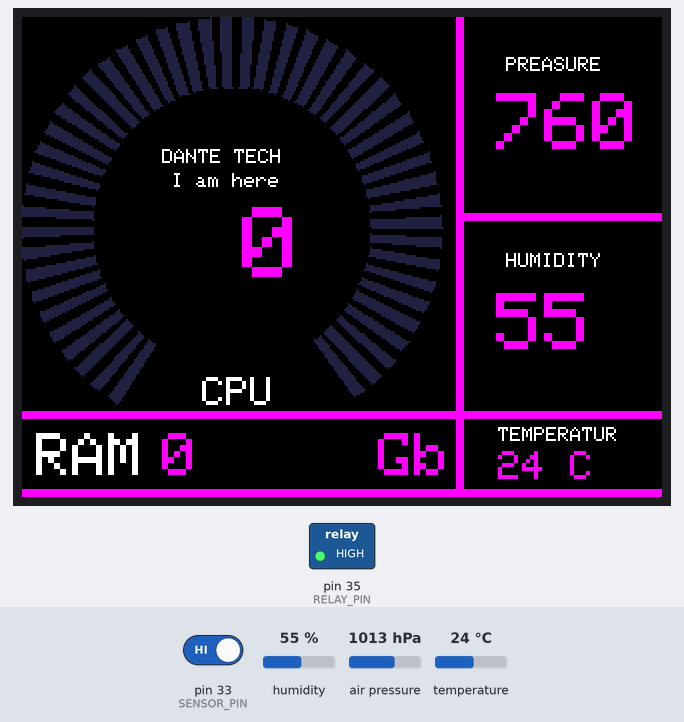
The sketch below on a simulated Arduino Mega 2560, built with avr-gcc and run on an emulated ATmega2560. Parts: 320×240 colour display, switched loads named in the sketch (green lamp = pin HIGH). Inputs (shaded band) come from the test bench; at power-on: pin 33 (SENSOR_PIN) HIGH, humidity 55 %, air pressure 1013 hPa, temperature 24 °C. Pins used as bus, display or sensor lines are not drawn; what the sketch prints to the serial monitor is not drawn.

Above: at 1.4 s.
1.5 s: pin 33 (SENSOR_PIN) driven LOW
At 2.7 s:
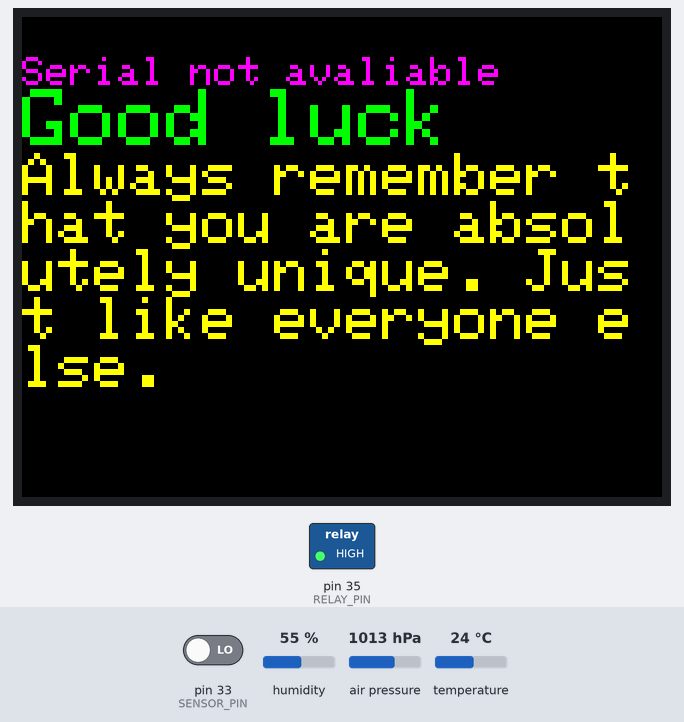
5.8 s: humidity set to 22 %
At 7.4 s:
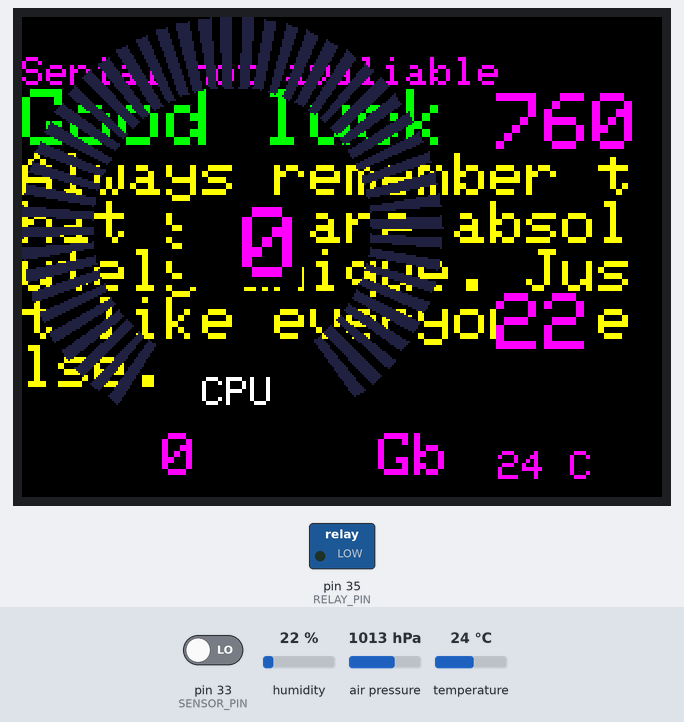
7.8 s: air pressure set to 952 hPa
At 9.2 s:
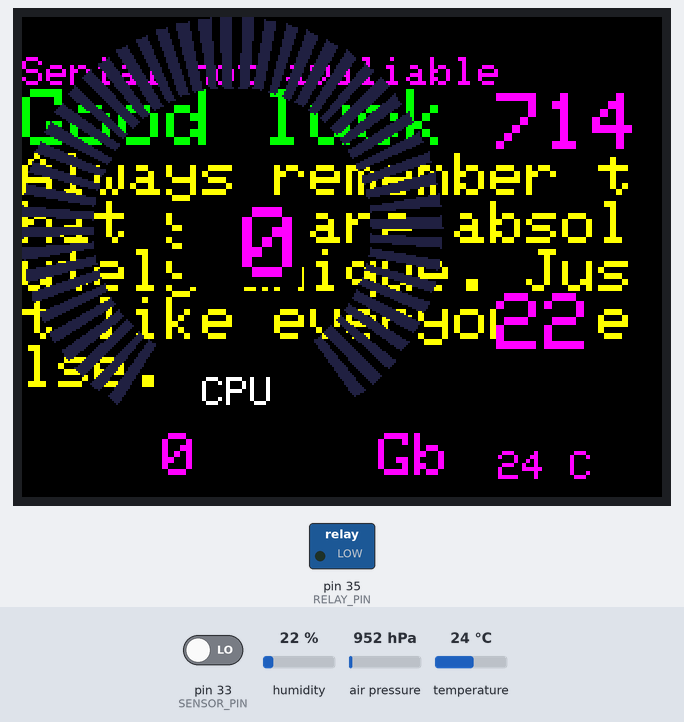
9.8 s: temperature set to 12 °C
At 11.0 s:
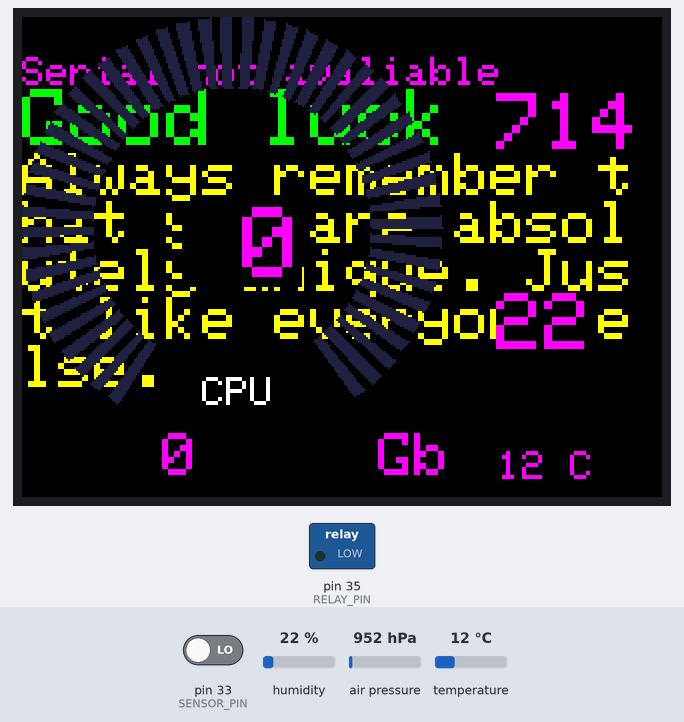
11.8 s: air pressure set to 975 hPa
At 12.7 s:
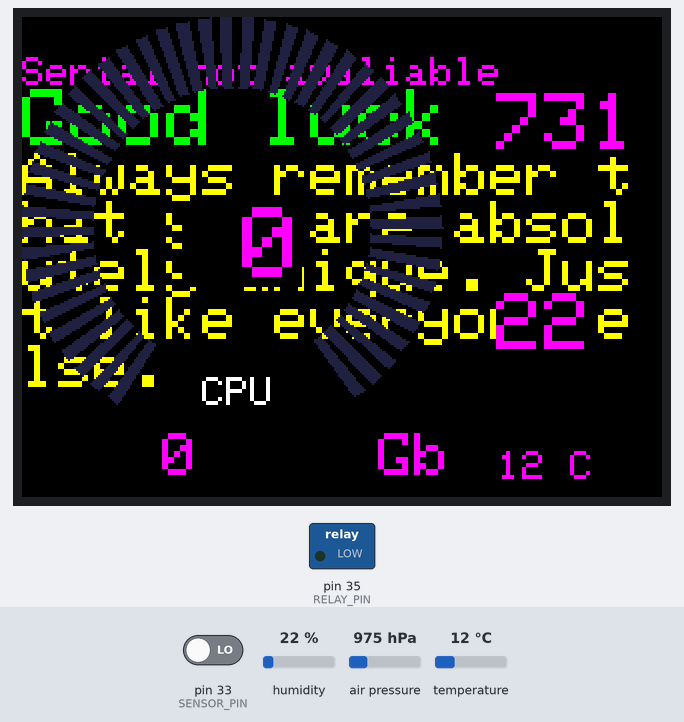
13.8 s: humidity set to 40 %
At 15.7 s:
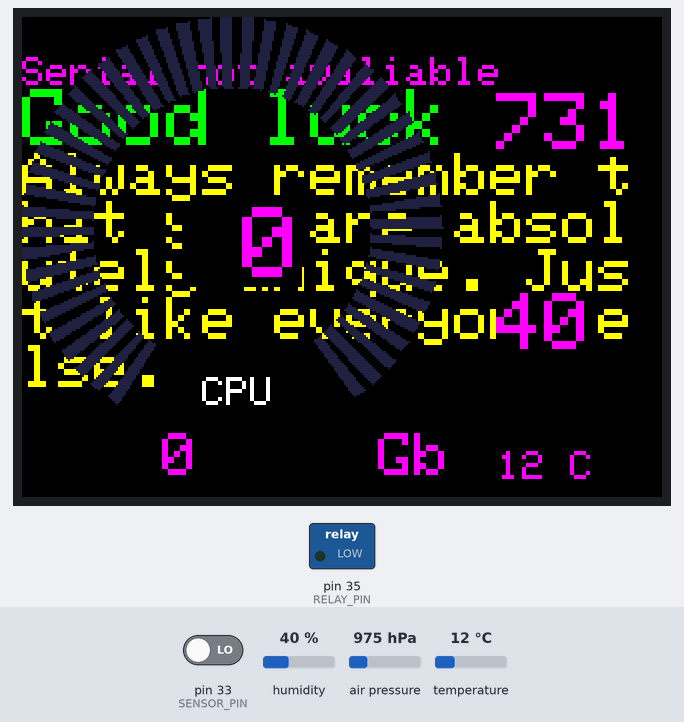
Timing chart, 0 to 16.8 s (numbered marks = the images above; inputs shaded):
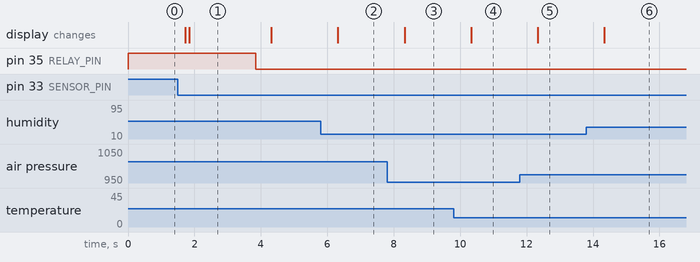

The sketch:

cpu_shows_on_off.ino
```cpp
/*
Author: Danny van den Brande, ArduinoSensors.nl. Bluecore Tech.
 */
//Include
#include <SPFD5408_Adafruit_GFX.h>    // Core graphics Adafruit library
#include <SPFD5408_Adafruit_TFTLCD.h> // Hardware-specific library
#include <SPFD5408_TouchScreen.h>     // Touchscreen library
#include <Wire.h>
#include "DHT.h"
#include <Adafruit_Sensor.h>
#include <Adafruit_BME280.h>

//Pins
#define DHTPIN 31
#define SENSOR_PIN 33
#define RELAY_PIN 35
#define RESET_PIN 37

//Constnants
#define SEALEVELPRESSURE_HPA (1013.25)
#define DHTTYPE DHT22
DHT dht(DHTPIN, DHTTYPE);
Adafruit_BME280 bme; //Init BME280
#define sub_light_initial 1
// *** Define Touchscreen Pin
#define YP A3
#define XM A2
#define YM 9
#define XP 8
// *** Define Value of Touchscreen input
#define TS_MINX 150
#define TS_MINY 120
#define TS_MAXX 920
#define TS_MAXY 940

TouchScreen ts = TouchScreen(XP, YP, XM, YM, 300);

// *** Define Pin of LCD used
#define LCD_CS A3
#define LCD_CD A2
#define LCD_WR A1
#define LCD_RD A0
#define LCD_RESET A4

// *** Define Name of Color
#define BLACK   0x0000
#define WHITE   0xFFFF
#define RED     0xF800
#define GREEN   0x07E0
#define BLUE    0x001F
#define CYAN    0x07FF
#define MAGENTA 0xF81F
#define YELLOW  0xFFE0
#define GREY    0x2108
Adafruit_TFTLCD tft(LCD_CS, LCD_CD, LCD_WR, LCD_RD, LCD_RESET);
#define MINPRESSURE 10
#define MAXPRESSURE 1000

// Meter colour schemes
#define RED2RED 0
#define GREEN2GREEN 1
#define BLUE2BLUE 2
#define BLUE2RED 3
#define GREEN2RED 4
#define RED2GREEN 5
#define SEALEVELPRESSURE_HPA (1013.25)


//Variables
uint32_t runTime = -99999;       // time for next update
int reading = 0; // Value to be displayed
int d = 0; // Variable used for the sinewave test waveform
boolean alert = 0;
int8_t ramp = 1;
int tesmod =0;
int incomingByte, cpu_load=0, free_ram=0;
bool initial_power_state=1;

void setup() {

digitalWrite(RESET_PIN, HIGH);

pinMode(RELAY_PIN, OUTPUT);

pinMode(SENSOR_PIN, INPUT);

pinMode(RESET_PIN, OUTPUT);

digitalWrite(RELAY_PIN, sub_light_initial);

tft.reset(); //Reset LCD to begin

tft.begin(0x9341); //SDFP5408 Chipset ID on Library

tft.setRotation(3); // Set Rotation at 0 degress (default)

tft.fillScreen(BLACK); //Set Background Color with BLACK
    tft.setCursor (7,208);
    tft.setTextSize (3);
    tft.setTextColor (WHITE,BLACK);
    tft.print ("RAM");
    tft.setCursor (75,78);
    tft.setTextSize (1);
    tft.setTextColor (WHITE,BLACK);
    tft.print ("I am here");
    tft.setCursor (70,66);
    tft.setTextSize (1);
    tft.setTextColor (WHITE,BLACK);
    tft.print ("DANTE TECH");

    tft.setCursor (242,20);
    tft.setTextSize (1);
    tft.setTextColor (WHITE,BLACK);
    tft.print ("PREASURE");

    tft.setCursor (242,118);//heat index fahrenheit
    tft.setTextSize (1);
    tft.setTextColor (WHITE,BLACK);
    tft.print ("HUMIDITY");

    tft.setCursor (238,205);//heat index fahrenheit
    tft.setTextSize (1);
    tft.setTextColor (WHITE,BLACK);
    tft.print ("TEMPERATUR");//Right buttom

    tft.setCursor (265,220);//Small celcius text
    tft.setTextSize (1);
    tft.setTextColor (WHITE,BLACK);
    tft.print ("C");

//Design Interface (lines)
    tft.fillRect(0,197,320,4,MAGENTA);
    tft.fillRect(0,236,320,4,MAGENTA);
    tft.fillRect(217,0,4,240,MAGENTA);
    tft.fillRect(217,98,320,4,MAGENTA);
//Serial begin
    Serial.begin(9600);
    Serial.println("Arduino Connected");
    dht.begin();
    bme.begin(0x76);

}

void Serial_resive() {
  // send data only when you receive data:
  if (Serial.available() > 0) {
     //read the incoming byte:
    incomingByte = Serial.parseInt();
  }
  Serial.println(incomingByte, DEC);
  if (incomingByte <= 100 & incomingByte >= 0) {
    cpu_load=incomingByte;
    Serial.print("cpu_load ");
    Serial.println(cpu_load, DEC);
  }
  if (incomingByte > 1000  & incomingByte < 15000) {
    free_ram=incomingByte;
    Serial.print("free_ram ");
    Serial.println(free_ram, DEC);
  }
  }

void loop() {
  Serial_resive();
  float h = dht.readHumidity();
  float t = dht.readTemperature();
  float f = dht.readTemperature(true);
  // Compute heat index in Fahrenheit (the default)
  float hif = dht.computeHeatIndex(f, h);
  // Compute heat index in Celsius (isFahreheit = false)
  float hic = dht.computeHeatIndex(t, h, false);
  float preas = ((bme.readPressure() / 100.0F)*0.75);


if (millis() - runTime >= 500) { // Execute every 500ms
    runTime = millis();
    if(tesmod==0){reading=99; }
    if(tesmod==1){reading = t;}

    int xpos = 0, ypos = 5, gap = 4, radius = 52;
    // Draw a large meter
    xpos = 320/2 - 160, ypos = 0, gap = 100, radius = 105;
    ringMeter(cpu_load,0,100, xpos,ypos,radius,"  CPU",GREEN2RED); // Draw analogue meter

  if(h>0){  //RAM
    tft.setCursor (70,208);
    tft.setTextSize (3);
    tft.setTextColor (MAGENTA,BLACK);
    tft.print (free_ram); tft.print (" ");
    tft.setCursor (160,208);
    tft.print (" Gb");
    tesmod=1;
  }
  if(f>0){  //Preasure
    tft.setCursor (237,38);
    tft.setTextSize (4);
    tft.setTextColor (MAGENTA,BLACK);
    tft.print (preas,0);
    tesmod=1;
  }
  if(hif>0){  //Humidity
    tft.setCursor (237,138);
    tft.setTextSize (4);
    tft.setTextColor (MAGENTA,BLACK);
    tft.print (h,0); // (digitalRead(SENSOR_PIN)) / h,0
    tesmod=1;
  }
  if(hic>0){  //Temperature
    tft.setCursor (238,217);
    tft.setTextSize (2);
    tft.setTextColor (MAGENTA,BLACK);
    tft.print (t,0); tft.print (" C");
    tesmod=1;
  }
  }
  power_sensor();
}


// #########################################################################
//  Draw the meter on the screen, returns x coord of righthand side
// #########################################################################
int ringMeter(int value, int vmin, int vmax, int x, int y, int r, char *units, byte scheme)
{
  // Minimum value of r is about 52 before value text intrudes on ring
  // drawing the text first is an option

  x += r; y += r;   // Calculate coords of centre of ring
  int w = r / 3;    // Width of outer ring is 1/4 of radius
  int angle = 150;  // Half the sweep angle of meter (300 degrees)
  int v = map(value, vmin, vmax, -angle, angle); // Map the value to an angle v
  byte seg = 3; // Segments are 3 degrees wide = 100 segments for 300 degrees
  byte inc = 6; // Draw segments every 3 degrees, increase to 6 for segmented ring
  // Variable to save "value" text colour from scheme and set default
  int colour = MAGENTA;

  // Draw colour blocks every inc degrees
  for (int i = -angle+inc/2; i < angle-inc/2; i += inc) {
    // Calculate pair of coordinates for segment start
    float sx = cos((i - 90) * 0.0174532925);
    float sy = sin((i - 90) * 0.0174532925);
    uint16_t x0 = sx * (r - w) + x;
    uint16_t y0 = sy * (r - w) + y;
    uint16_t x1 = sx * r + x;
    uint16_t y1 = sy * r + y;

    // Calculate pair of coordinates for segment end
    float sx2 = cos((i + seg - 90) * 0.0174532925);
    float sy2 = sin((i + seg - 90) * 0.0174532925);
    int x2 = sx2 * (r - w) + x;
    int y2 = sy2 * (r - w) + y;
    int x3 = sx2 * r + x;
    int y3 = sy2 * r + y;

    if (i < v) { // Fill in coloured segments with 2 triangles
      switch (scheme) {
        case 0: colour = RED; break; // Fixed colour
        case 1: colour = GREEN; break; // Fixed colour
        case 2: colour = BLUE; break; // Fixed colour
        case 3: colour = rainbow(map(i, -angle, angle, 0, 127)); break; // Full spectrum blue to red
        case 4: colour = rainbow(map(i, -angle, angle, 70, 127)); break; // Green to red (high temperature etc)
        case 5: colour = rainbow(map(i, -angle, angle, 127, 63)); break; // Red to green (low battery etc)
        default: colour = BLUE; break; // Fixed colour
      }
      tft.fillTriangle(x0, y0, x1, y1, x2, y2, colour);
      tft.fillTriangle(x1, y1, x2, y2, x3, y3, colour);
      //text_colour = colour; // Save the last colour drawn
    }
    else // Fill in blank segments
    {
      tft.fillTriangle(x0, y0, x1, y1, x2, y2, GREY);
      tft.fillTriangle(x1, y1, x2, y2, x3, y3, GREY);
    }
  }
  // Convert value to a string
  char buf[10];
  byte len = 2; if (value > 999) len = 4;
  dtostrf(value, len, 0, buf);
  buf[len] = ' '; buf[len] = 0; // Add blanking space and terminator, helps to centre text too!
  // Set the text colour to default
  tft.setTextSize(1);

  if(value>9){
  tft.setTextColor(colour,BLACK);
  tft.setCursor(x-25,y-10);tft.setTextSize(5);
  tft.print(buf);}
  if(value<10){
  tft.setTextColor(colour,BLACK);
  tft.setCursor(x-25,y-10);tft.setTextSize(5);
  tft.print(buf);}

  tft.setTextColor(WHITE,BLACK);

  tft.setCursor(x-39,y+75);tft.setTextSize(2);
  tft.print(units); // Units display

  // Calculate and return right hand side x coordinate
  return x + r;
}

// #########################################################################
// Return a 16 bit rainbow colour
// #########################################################################
unsigned int rainbow(byte value)
{
  // Value is expected to be in range 0-127
  // The value is converted to a spectrum colour from 0 = blue through to 127 = red

  byte red = 0; // Red is the top 5 bits of a 16 bit colour value
  byte green = 0;// Green is the middle 6 bits
  byte blue = 0; // Blue is the bottom 5 bits
  byte quadrant = value / 32;

  if (quadrant == 0) {
    blue = 31;
    green = 2 * (value % 32);
    red = 0;
  }
  if (quadrant == 1) {
    blue = 31 - (value % 32);
    green = 63;
    red = 0;
  }
  if (quadrant == 2) {
    blue = 0;
    green = 63;
    red = value % 32;
  }
  if (quadrant == 3) {
    blue = 0;
    green = 63 - 2 * (value % 32);
    red = 31;
  }
  return (red << 11) + (green << 5) + blue;
}

// #########################################################################
// Return a value in range -1 to +1 for a given phase angle in degrees
// #########################################################################
float sineWave(int phase) {
  return sin(phase * 0.0174532925);
}

void(* resetFunc) (void) = 0;

void display_off()
{
    tft.fillScreen(BLACK);
    tft.setCursor (0,20);
    tft.setTextSize (2);
    tft.setTextColor (MAGENTA,BLACK);
    tft.println("Serial not avaliable");
    tft.setTextSize (4);
    tft.setTextColor (GREEN,BLACK);
    tft.println("Good luck");
    tft.setTextColor (YELLOW,BLACK);
    tft.setTextSize (3);
    tft.print("Always remember that you are absolutely unique. Just like everyone else.");
    delay(2000);
    digitalWrite(RELAY_PIN, 0);
}

void power_sensor()
{
  if (digitalRead(SENSOR_PIN) == 0 && (initial_power_state == 1)) {
    display_off();
    initial_power_state=0;
    Serial.end();
  }
  if ((initial_power_state == 0) && (digitalRead(SENSOR_PIN) == 0)) {
    digitalWrite(RESET_PIN, LOW);
  }
}
```

Measured:
- after the input at 1.5 s, pin 35 (RELAY_PIN): HIGH → LOW after 2.3 s; the display: first changes after 0.22 s (image 1 shows a later state)
- after the input at 5.8 s, the display: changes after 0.52 s (image 2)
- after the input at 7.8 s, the display: changes after 0.53 s (image 3)
- after the input at 9.8 s, the display: changes after 0.53 s (image 4)
- after the input at 11.8 s, the display: changes after 0.54 s (image 5)
- after the input at 13.8 s, the display: changes after 0.54 s (image 6)
- what the display in image 1 shows lasts 2.5 s, from 1.8 s to 4.3 s
